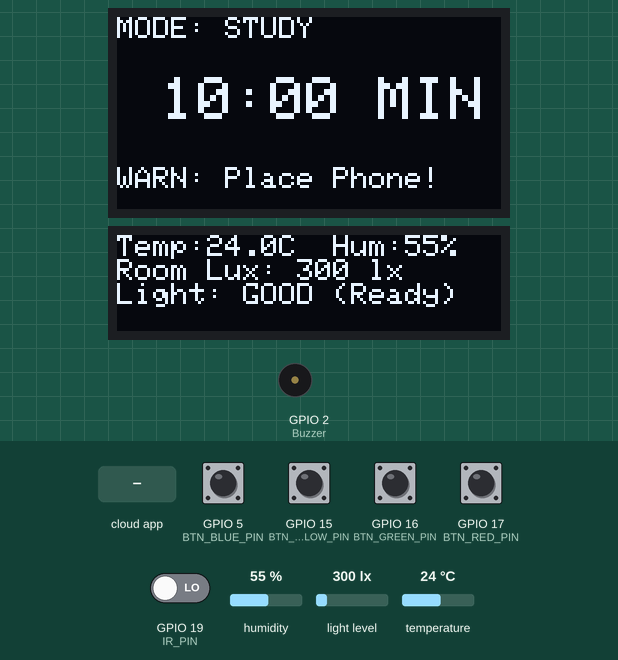
Simulated run of this sketch. Board: ESP32. Parts: 128×64 one-colour display, 128×32 one-colour display, buzzer (waves = sounding). The test bench sets the inputs (shaded band); at power-on: GPIO 5 (BTN_BLUE_PIN), GPIO 15 (BTN_YELLOW_PIN), GPIO 16 (BTN_GREEN_PIN), GPIO 17 (BTN_RED_PIN) HIGH, GPIO 19 (IR_PIN) LOW, light level 300 lx, humidity 55 %, temperature 24 °C. WiFi joins after 1.5 s; servers stay silent unless stated; the local clock reads 2024-03-15 10:24:30 at power-on unless the sketch sets it; the Firebase database answers and starts empty; what the sketch prints to the serial monitor is not drawn.

Above: at 5.5 s.
5.6 s: the phone or cloud app sets trigger to 1
At 8.1 s:
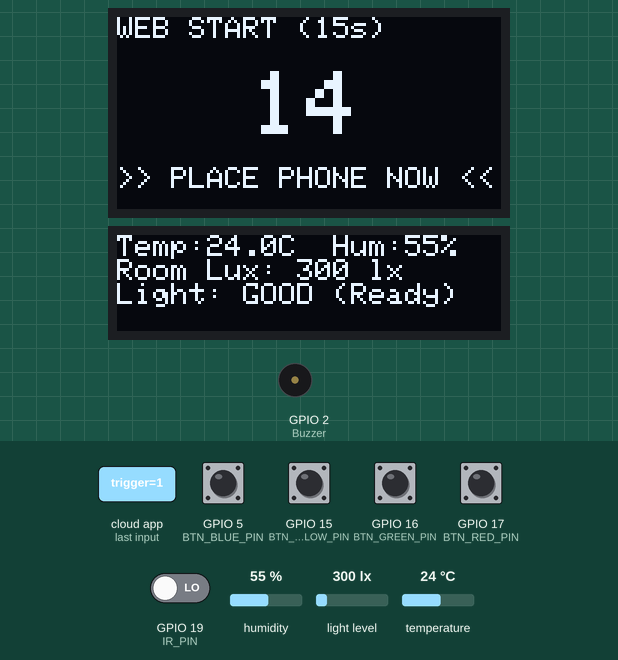
12.1 s: light level set to 0 lx
At 13.8 s:
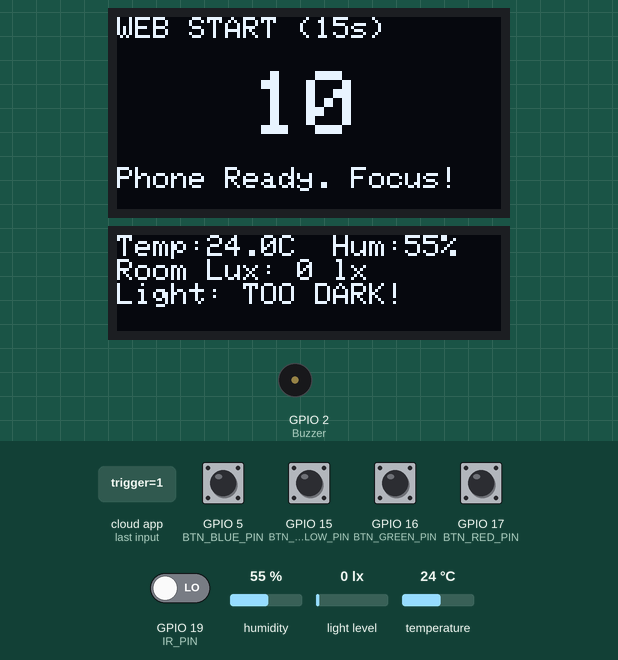
18.6 s: the phone or cloud app sets cancel to 1
At 21.2 s:
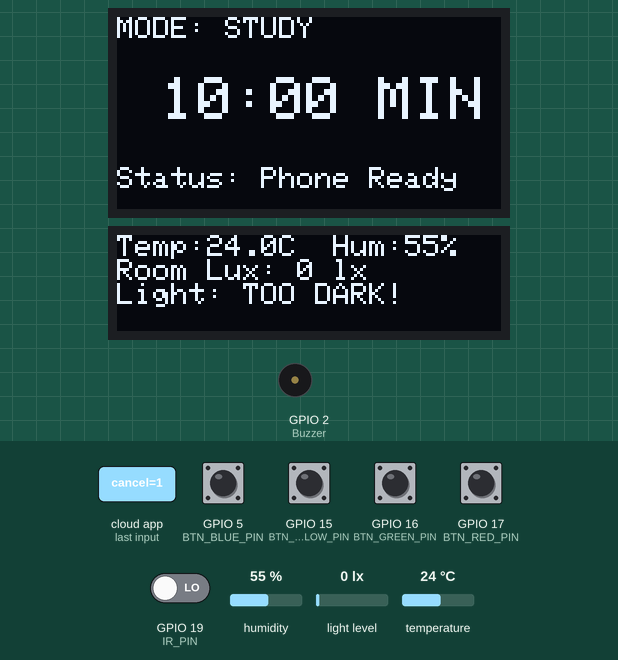
21.5 s: GPIO 16 (BTN_GREEN_PIN) pulled LOW for 1.3 s
At 24.4 s:
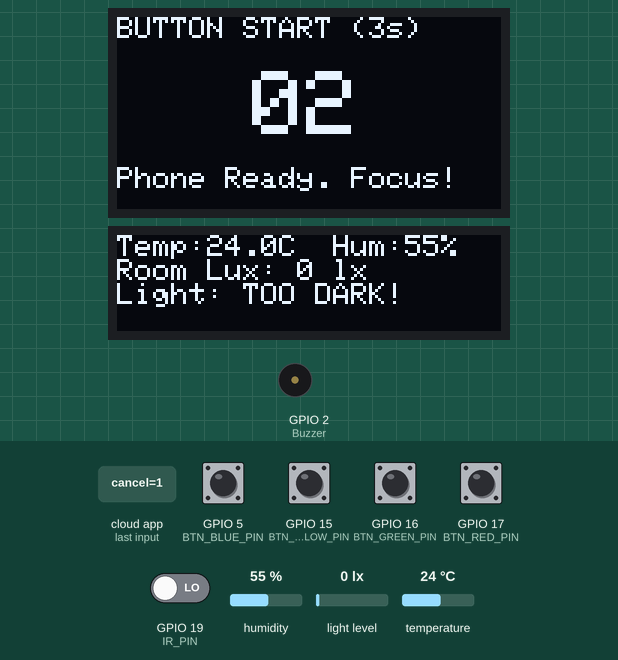
27.6 s: light level set to 95 lx
At 29.2 s:
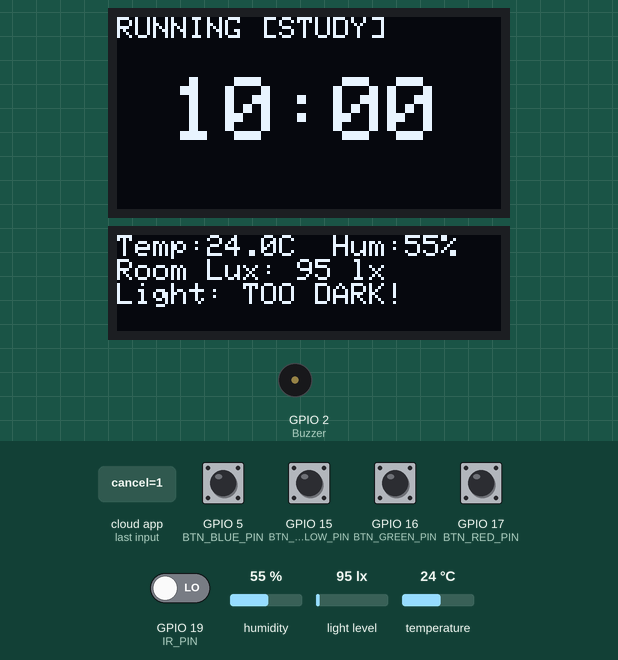
34.1 s: light level set to 107 lx
At 38.9 s:
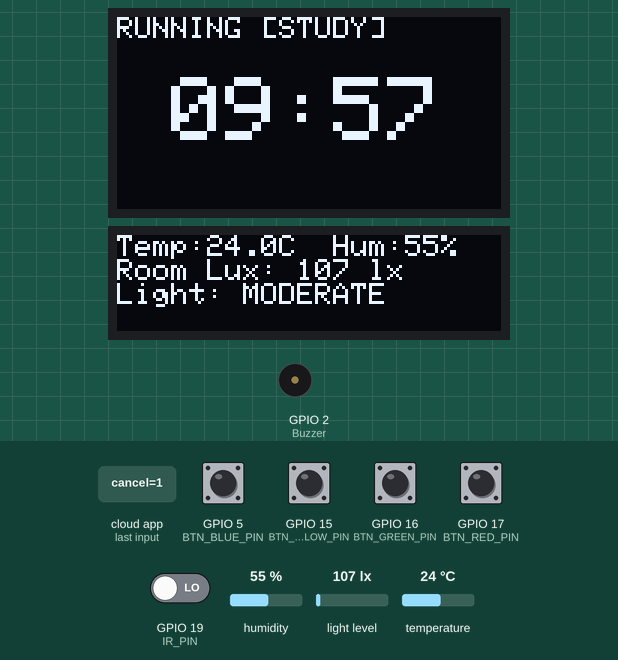
Timing chart, 0 to 40.4 s (numbered marks = the images above; inputs shaded):
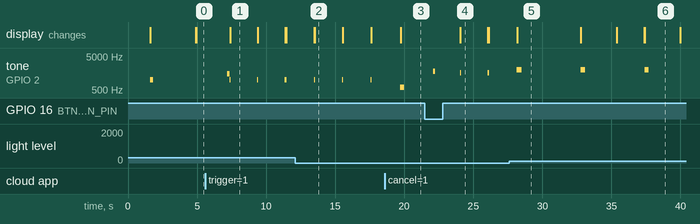

Measured:
- the behaviour switches between 99 and 100 lx on light level (found by bisection; images 5 and 6)
- after the input at 5.6 s, tone on GPIO 2 (Buzzer): plays 1500 Hz for 0.15 s, 1000 Hz for 0.04 s, 1000 Hz for 0.04 s, 1000 Hz for 0.04 s, 1000 Hz for 0.04 s, starting after 1.6 s; the display: changes after 1.8 s (image 1)
- after the input at 12.1 s, the display: first changes after 1.4 s (image 2 shows a later state)
- after the input at 18.6 s, the display: changes after 1.1 s (image 3)
- after the input at 21.5 s, tone on GPIO 2 (Buzzer): plays 1800 Hz for 0.15 s, 1600 Hz for 0.07 s, 1600 Hz for 0.13 s, starting after 0.59 s; the display: changes after 2.6 s (image 4)
- after the input at 34.1 s, the display: first differs from a run without the input after 3.3 s (image 6)
- what the display in image 1 shows lasts 2.0 s, from 7.4 s to 9.4 s

The sketch:

esp32_focus_dock.ino
```cpp
#include <Adafruit_GFX.h>
#include <Adafruit_SSD1306.h>
#include <DHT.h>
#include <Firebase_ESP_Client.h>
#include <WiFi.h>
#include <Wire.h>
#include <hp_BH1750.h>
#include <time.h>

// --- Configuration Wi-Fi & Firebase ---
#define WIFI_SSID "1272_2.4GHz"
#define WIFI_PASSWORD "meijimamrom"
#define DATABASE_URL                                                           \
  "https://readbook-may-default-rtdb.asia-southeast1.firebasedatabase.app/"

#define API_KEY "AIzaSyBgYBkuAVq-PdwWJxo4gmyyB-O4Xilsar8"
#define USER_EMAIL "test0readbook@timer.com"
#define USER_PASSWORD "Mayyynarakkk83"

// --- Pin Definitions ---
#define DHTPIN 4 // D4
#define DHTTYPE DHT11
#define IR_PIN 19 // D19

// ปุ่มกดตามที่คุณเมกำหนด
#define BTN_RED_PIN 17    // TX2 (Power / Cancel)
#define BTN_YELLOW_PIN 15 // D15 (Mode)
#define BTN_BLUE_PIN 5    // D5  (Time Adjust)
#define BTN_GREEN_PIN 16  // RX2 (Start / Repeat)

// --- OLED Settings (แยก Bus I2C) ---
#define SCREEN_WIDTH 128
#define SCREEN_HEIGHT_MAIN 64
#define SCREEN_HEIGHT_SUB 32

// สร้างวัตถุ I2C สองบัสแยกกันโดยเด็ดขาด
TwoWire I2C_Main =
    TwoWire(0); // บัสหลัก: D21 (SDA), D22 (SCL) -> จอหลัก + BH1750 x2
TwoWire I2C_Sub = TwoWire(1); // บัสรอง:  D23 (SDA), D18 (SCL) -> จอรอง 0.91"

Adafruit_SSD1306 displayMain(SCREEN_WIDTH, SCREEN_HEIGHT_MAIN, &I2C_Main, -1);
Adafruit_SSD1306 displaySub(SCREEN_WIDTH, SCREEN_HEIGHT_SUB, &I2C_Sub, -1);

// --- Objects ---
DHT dht(DHTPIN, DHTTYPE);
hp_BH1750 bh1750_room;  // ต่ออยู่กับ I2C_Main (Address 0x23)
hp_BH1750 bh1750_phone; // ต่ออยู่กับ I2C_Main (Address 0x5C)

FirebaseData fbdo;
FirebaseAuth auth;
FirebaseConfig config;

enum SystemState {
  STATE_IDLE,
  STATE_COUNTDOWN_PREPARE,
  STATE_RUNNING,
  STATE_CONFIRM_CANCEL,
  STATE_FINISHED
};

SystemState currentState = STATE_IDLE;

// --- Variables ---
int currentMode = 1;
int durationSec = 600; // 10 นาทีเริ่มต้น
int remainingSec = 0;
int prepareSec = 0;
bool isWebStart = false;

bool phonePlaced = false;
bool handDetected = false;
float roomLux = 0, phoneLux = 0;
float temp = 0, hum = 0;

// Button Debounce & Timing Management
unsigned long redPressTime = 0;
bool redHandled = false;

unsigned long bluePressTime = 0;
bool blueLongBeepPlayed = false;

unsigned long cancelConfirmStart = 0;
unsigned long lastTimerMillis = 0;
unsigned long firebaseSyncMillis = 0;

unsigned long lastDistractionAlertMillis = 0;
const unsigned long DISTRACTION_COOLDOWN = 3000;

const char *ntpServer = "pool.ntp.org";

unsigned long long getEpochTimeMs() {
  struct timeval tv;
  gettimeofday(&tv, NULL);
  return ((unsigned long long)tv.tv_sec * 1000ULL) + (tv.tv_usec / 1000ULL);
}

void playBuzzerBeep(int freq, int durationMs) {
  // เนื่องจาก D18 ถูกย้ายไปใช้เป็น SCL ของจอรองแล้ว จึงขอย้าย Buzzer ไปพินสำรองอิสระ (เช่น
  // D2) หรือถ้ายังอยากใช้ขาเดิม สามารถใช้ tone ปกติได้หากไม่มีการชนขาลำโพง
  tone(2, freq, durationMs); // ใช้พิน D2 สำหรับ Buzzer แทนเพื่อความปลอดภัยไม่ชนบัสจอรอง
}

void playAlertSound() { tone(2, 2000, 300); }

void enterDeepSleep() {
  displayMain.clearDisplay();
  displayMain.setCursor(10, 25);
  displayMain.setTextSize(2);
  displayMain.setTextColor(WHITE);
  displayMain.println("POWER OFF");
  displayMain.display();

  displaySub.clearDisplay();
  displaySub.display();
  delay(1000);

  esp_sleep_enable_ext0_wakeup((gpio_num_t)BTN_RED_PIN, 0);
  esp_deep_sleep_start();
}

void updateFirebaseLiveStatus() {
  String base = "/status";
  Firebase.RTDB.setFloat(&fbdo, base + "/temp", isnan(temp) ? 0 : temp);
  Firebase.RTDB.setFloat(&fbdo, base + "/hum", isnan(hum) ? 0 : hum);
  Firebase.RTDB.setFloat(&fbdo, base + "/roomLux", roomLux);
  Firebase.RTDB.setFloat(&fbdo, base + "/phoneLux", phoneLux);
  Firebase.RTDB.setBool(&fbdo, base + "/phonePlaced", phonePlaced);
  Firebase.RTDB.setBool(&fbdo, base + "/handDetected", handDetected);
  Firebase.RTDB.setInt(
      &fbdo, base + "/remainingSec",
      (currentState == STATE_COUNTDOWN_PREPARE) ? prepareSec : remainingSec);
  Firebase.RTDB.setInt(&fbdo, base + "/prepareSec", prepareSec);
  Firebase.RTDB.setInt(&fbdo, base + "/currentMode", currentMode);
  Firebase.RTDB.setInt(&fbdo, base + "/durationSec", durationSec);

  String stateStr = "IDLE";
  if (currentState == STATE_COUNTDOWN_PREPARE)
    stateStr = "PREPARE";
  else if (currentState == STATE_RUNNING)
    stateStr = "RUNNING";
  else if (currentState == STATE_CONFIRM_CANCEL)
    stateStr = "CONFIRM_CANCEL";
  else if (currentState == STATE_FINISHED)
    stateStr = "FINISHED";

  Firebase.RTDB.setString(&fbdo, base + "/state", stateStr);
}

void logDistractionEvent(String reason) {
  unsigned long long epochMs = getEpochTimeMs();
  if (epochMs < 1000000000ULL) {
    epochMs = 1728663000000ULL + millis();
  }
  String path = "/logs/" + String((unsigned long)(epochMs / 1000));

  Firebase.RTDB.setString(&fbdo, path + "/event", reason);
  Firebase.RTDB.setInt(&fbdo, path + "/mode", currentMode);
  Firebase.RTDB.setInt(&fbdo, path + "/remainingSec", remainingSec);
  Firebase.RTDB.setDouble(&fbdo, path + "/timestamp", (double)epochMs);
}

void logSessionCompleted() {
  unsigned long long epochMs = getEpochTimeMs();
  if (epochMs < 1000000000ULL) {
    epochMs = 1728663000000ULL + millis();
  }
  String path = "/sessions/" + String((unsigned long)(epochMs / 1000));

  Firebase.RTDB.setInt(&fbdo, path + "/mode", currentMode);
  Firebase.RTDB.setInt(&fbdo, path + "/durationSec", durationSec);
  Firebase.RTDB.setBool(&fbdo, path + "/completed", true);
  Firebase.RTDB.setDouble(&fbdo, path + "/timestamp", (double)epochMs);
}

void setup() {
  Serial.begin(115200);

  pinMode(BTN_RED_PIN, INPUT_PULLUP);
  pinMode(BTN_YELLOW_PIN, INPUT_PULLUP);
  pinMode(BTN_BLUE_PIN, INPUT_PULLUP);
  pinMode(BTN_GREEN_PIN, INPUT_PULLUP);
  pinMode(IR_PIN, INPUT);
  pinMode(2, OUTPUT); // พิน Buzzer (ย้ายมาใช้พิน D2 เพื่อไม่ให้ชนกับ SCL จอรอง D18)

  // เริ่มต้น I2C สองบัสแยกกันอย่างอิสระ
  I2C_Main.begin(21, 22); // SDA=D21, SCL=D22 (จอหลัก + เซนเซอร์ BH1750 ทั้งสองตัว)
  I2C_Sub.begin(23, 18);  // SDA=D23, SCL=D18 (จอรอง 0.91" แยกเด็ดขาด)

  dht.begin();

  bh1750_room.begin(BH1750_TO_GROUND, &I2C_Main);
  bh1750_phone.begin(BH1750_TO_VCC, &I2C_Main);

  // เปิดใช้งานหน้าจอบนบัสของตัวเอง (รับประกันแสดงผลคนละจอแน่นอน 100%)
  displayMain.begin(SSD1306_SWITCHCAPVCC, 0x3C);
  displaySub.begin(SSD1306_SWITCHCAPVCC, 0x3C);

  displayMain.clearDisplay();
  displayMain.setTextColor(WHITE);
  displayMain.setTextSize(1);
  displayMain.setCursor(0, 0);
  displayMain.println("Connecting WiFi...");
  displayMain.println(WIFI_SSID);
  displayMain.display();

  WiFi.begin(WIFI_SSID, WIFI_PASSWORD);
  int retryCount = 0;
  while (WiFi.status() != WL_CONNECTED && retryCount < 20) {
    delay(500);
    Serial.print(".");
    retryCount++;
  }

  if (WiFi.status() != WL_CONNECTED) {
    displayMain.clearDisplay();
    displayMain.setCursor(0, 0);
    displayMain.println("WiFi Conn Failed!");
    displayMain.display();
    while (1)
      ;
  }

  configTime(7 * 3600, 0, ntpServer);

  config.api_key = API_KEY;
  config.database_url = DATABASE_URL;
  auth.user.email = USER_EMAIL;
  auth.user.password = USER_PASSWORD;
  Firebase.begin(&config, &auth);
  Firebase.reconnectWiFi(true);

  displayMain.clearDisplay();
  displayMain.setCursor(0, 10);
  displayMain.println("System Ready!");
  displayMain.display();

  playBuzzerBeep(1000, 200);
  delay(1000);
}

void loop() {
  unsigned long currentMillis = millis();

  // 1. อ่านค่าเซนเซอร์
  bh1750_room.start();
  bh1750_phone.start();
  roomLux = bh1750_room.getLux();
  phoneLux = bh1750_phone.getLux();

  temp = dht.readTemperature();
  hum = dht.readHumidity();
  handDetected = (digitalRead(IR_PIN) == LOW);
  phonePlaced = (phoneLux < 15.0);

  // 2. แจ้งเตือน Instant Alert
  if (currentState == STATE_RUNNING) {
    if (handDetected || !phonePlaced) {
      if (currentMillis - lastDistractionAlertMillis >= DISTRACTION_COOLDOWN) {
        lastDistractionAlertMillis = currentMillis;
        playAlertSound();
        logDistractionEvent(handDetected ? "hand_detected" : "phone_removed");
      }
    }
  }

  // 3. ระบบจัดการปุ่มกด

  // 🔴 ปุ่มสีแดง (Power / Cancel) - [TX2 / GPIO17]
  if (digitalRead(BTN_RED_PIN) == LOW) {
    if (redPressTime == 0) {
      redPressTime = currentMillis;
      redHandled = false;
    }
    if (!redHandled && (currentMillis - redPressTime >= 2000)) {
      redHandled = true;
      enterDeepSleep();
    }
  } else if (redPressTime > 0) {
    if (!redHandled && (currentMillis - redPressTime < 2000)) {
      if (currentState == STATE_RUNNING) {
        currentState = STATE_CONFIRM_CANCEL;
        cancelConfirmStart = currentMillis;
        playBuzzerBeep(800, 100);
      } else if (currentState == STATE_CONFIRM_CANCEL) {
        currentState = STATE_IDLE;
        playBuzzerBeep(500, 300);
      }
    }
    redPressTime = 0;
    redHandled = false;
  }

  // 🟡 ปุ่มสีเหลือง (Mode Switch) - [D15]
  static bool lastYellow = HIGH;
  bool currentYellow = digitalRead(BTN_YELLOW_PIN);
  if (lastYellow == HIGH && currentYellow == LOW) {
    if (currentState == STATE_IDLE) {
      currentMode = (currentMode == 1) ? 2 : 1;
      playBuzzerBeep(1200, 100);
    }
  }
  lastYellow = currentYellow;

  // 🔵 ปุ่มสีฟ้า (Time Adjust) - [D5] (กดสั้น +5 นาที / กดค้าง 1.5 วินาที -5 นาที)
  if (digitalRead(BTN_BLUE_PIN) == LOW) {
    if (bluePressTime == 0) {
      bluePressTime = currentMillis;
      blueLongBeepPlayed = false;
    }
    if (!blueLongBeepPlayed && (currentMillis - bluePressTime >= 1500)) {
      blueLongBeepPlayed = true;
      if (currentState == STATE_IDLE) {
        if (durationSec > 600) {
          durationSec -= 300;
        } else {
          durationSec = 600;
        }
        playBuzzerBeep(600, 200);
      }
    }
  } else if (bluePressTime > 0) {
    if (!blueLongBeepPlayed && (currentMillis - bluePressTime < 1500)) {
      if (currentState == STATE_IDLE) {
        durationSec += 300;
        if (durationSec > 5400)
          durationSec = 600;
        playBuzzerBeep(1500, 100);
      }
    }
    bluePressTime = 0;
    blueLongBeepPlayed = false;
  }

  // 🟢 ปุ่มสีเขียว (Start / Repeat) - [RX2 / GPIO16]
  // กฎ: ต้องเอามือถือเก็บก่อนแล้วกด เครื่องจะทำการนับถอยหลัง 3 วิ แล้วเริ่มจับเวลาจริง
  static bool lastGreen = HIGH;
  bool currentGreen = digitalRead(BTN_GREEN_PIN);
  if (lastGreen == HIGH && currentGreen == LOW) {
    if (currentState == STATE_IDLE || currentState == STATE_FINISHED) {
      if (phonePlaced) {
        prepareSec = 3;
        isWebStart = false;
        currentState = STATE_COUNTDOWN_PREPARE;
        playBuzzerBeep(1800, 150);
        Serial.println("[BUTTON] Start: Phone placed, counting down 3s...");
      } else {
        // ยังไม่วางมือถือบนแท่น -> แจ้งเตือนและไม่อนุญาตให้เริ่ม
        playAlertSound();
        Serial.println("[BUTTON] Warning: Must place phone on dock first!");
      }
    }
  }
  lastGreen = currentGreen;

  // 4. ซิงก์ข้อมูล Firebase (ทุก 2 วิ)
  if (currentMillis - firebaseSyncMillis >= 2000) {
    firebaseSyncMillis = currentMillis;
    updateFirebaseLiveStatus();

    // 4.1 ซิงก์โหมดและเวลาที่ตั้งจากเว็บ
    if (currentState == STATE_IDLE || currentState == STATE_FINISHED) {
      if (Firebase.RTDB.getInt(&fbdo, "/config/mode")) {
        int webMode = fbdo.intData();
        if (webMode == 1 || webMode == 2)
          currentMode = webMode;
      }
      if (Firebase.RTDB.getInt(&fbdo, "/config/durationSec")) {
        int webDuration = fbdo.intData();
        if (webDuration >= 60 && webDuration <= 14400)
          durationSec = webDuration;
      }
    }

    // 4.2 กดเริ่มผ่านเว็บ: เครื่องจะนับถอยหลัง 15 วิ เพื่อให้มีเวลาเก็บมือถือ
    if (Firebase.RTDB.getBool(&fbdo, "/config/trigger")) {
      bool webTrigger = fbdo.boolData();
      if (webTrigger &&
          (currentState == STATE_IDLE || currentState == STATE_FINISHED)) {
        Firebase.RTDB.setBool(&fbdo, "/config/trigger", false);
        prepareSec = 15;
        isWebStart = true;
        currentState = STATE_COUNTDOWN_PREPARE;
        playBuzzerBeep(1500, 150);
        Serial.println("[FIREBASE] Web Start: 15s Countdown initiated.");
      }
    }

    // 4.3 สั่งยกเลิก / รีเซ็ตเวลาผ่านเว็บ
    if (Firebase.RTDB.getBool(&fbdo, "/config/cancel")) {
      bool webCancel = fbdo.boolData();
      if (webCancel) {
        Firebase.RTDB.setBool(&fbdo, "/config/cancel", false);
        if (currentState != STATE_IDLE) {
          currentState = STATE_IDLE;
          prepareSec = 0;
          playBuzzerBeep(600, 300);
          Serial.println("[FIREBASE] Web Cancel: Reset to IDLE.");
        }
      }
    }
  }

  // 5. Timer Loop (1 วินาที)
  if (currentMillis - lastTimerMillis >= 1000) {
    lastTimerMillis = currentMillis;

    if (currentState == STATE_COUNTDOWN_PREPARE) {
      if (prepareSec > 0) {
        // ส่งเสียงปี๊บจังหวะนับถอยหลัง (3 วินาทีสุดท้ายจะส่งเสียงถี่ขึ้น)
        if (prepareSec <= 3) {
          playBuzzerBeep(1600, 70);
        } else {
          playBuzzerBeep(1000, 35);
        }
        prepareSec--;
      } else {
        // ครบเวลานับถอยหลัง -> เริ่มจับเวลาจริง
        remainingSec = durationSec;
        currentState = STATE_RUNNING;
        playBuzzerBeep(2000, 300);
        Serial.println("[TIMER] Prepare finished. Focus timer RUNNING!");

        // ตรวจสอบหากเริ่มจากเว็บแล้วหมด 15 วิแต่ยังไม่วางมือถือ
        if (isWebStart && !phonePlaced) {
          playAlertSound();
          logDistractionEvent("phone_not_placed");
        }
      }
    } else if (currentState == STATE_RUNNING) {
      if (remainingSec > 0) {
        remainingSec--;
      } else {
        currentState = STATE_FINISHED;
        playAlertSound();
        logSessionCompleted();
        Serial.println("[TIMER] Session Completed!");
      }
    } else if (currentState == STATE_CONFIRM_CANCEL) {
      if (currentMillis - cancelConfirmStart >= 5000) {
        currentState = STATE_RUNNING;
      }
    }
  }

  // 6. อัปเดตการแสดงผลจอ OLED แยกบัสอิสระ

  // จอหลัก 0.96" (บัส I2C_Main: D21, D22)
  displayMain.clearDisplay();
  displayMain.setTextColor(WHITE);

  if (currentState == STATE_IDLE) {
    displayMain.setTextSize(1);
    displayMain.setCursor(0, 0);
    displayMain.printf("MODE: %s\n", (currentMode == 1 ? "STUDY" : "DETOX"));
    displayMain.setTextSize(2);
    displayMain.setCursor(15, 20);
    displayMain.printf("%02d:00 MIN", durationSec / 60);
    displayMain.setTextSize(1);
    displayMain.setCursor(0, 50);
    displayMain.print(phonePlaced ? "Status: Phone Ready"
                                  : "WARN: Place Phone!");
  } else if (currentState == STATE_COUNTDOWN_PREPARE) {
    displayMain.setTextSize(1);
    displayMain.setCursor(0, 0);
    displayMain.print(isWebStart ? "WEB START (15s)" : "BUTTON START (3s)");
    displayMain.setTextSize(3);
    displayMain.setCursor(45, 18);
    displayMain.printf("%02d", prepareSec);
    displayMain.setTextSize(1);
    displayMain.setCursor(0, 50);
    if (!phonePlaced) {
      displayMain.print(isWebStart ? ">> PLACE PHONE NOW <<"
                                   : "WARN: PLACE PHONE!");
    } else {
      displayMain.print("Phone Ready. Focus!");
    }
  } else if (currentState == STATE_RUNNING) {
    int m = remainingSec / 60;
    int s = remainingSec % 60;
    displayMain.setTextSize(1);
    displayMain.setCursor(0, 0);
    displayMain.printf("RUNNING [%s]\n",
                       (currentMode == 1 ? "STUDY" : "DETOX"));
    displayMain.setTextSize(3);
    displayMain.setCursor(18, 20);
    displayMain.printf("%02d:%02d", m, s);
  } else if (currentState == STATE_CONFIRM_CANCEL) {
    displayMain.setTextSize(1);
    displayMain.setCursor(0, 10);
    displayMain.println("CANCEL TIMER?");
    displayMain.println("Press RED to Confirm");
    displayMain.printf("Auto Resume in %ds...",
                       5 - (int)((currentMillis - cancelConfirmStart) / 1000));
  } else if (currentState == STATE_FINISHED) {
    displayMain.setTextSize(2);
    displayMain.setCursor(10, 15);
    displayMain.println("TIME'S UP!");
    displayMain.setTextSize(1);
    displayMain.setCursor(0, 45);
    displayMain.println("Press GREEN to Repeat");
  }
  displayMain.display();

  // จอรอง 0.91" (บัส I2C_Sub: D23, D18)
  displaySub.clearDisplay();
  displaySub.setTextSize(1);
  displaySub.setTextColor(WHITE);
  displaySub.setCursor(0, 0);

  displaySub.printf("Temp:%.1fC  Hum:%.0f%%\n", isnan(temp) ? 0 : temp,
                    isnan(hum) ? 0 : hum);
  displaySub.printf("Room Lux: %.0f lx\n", roomLux);

  if (roomLux >= 300) {
    displaySub.println("Light: GOOD (Ready)");
  } else if (roomLux >= 100) {
    displaySub.println("Light: MODERATE");
  } else {
    displaySub.println("Light: TOO DARK!");
  }

  displaySub.display();
}
```
